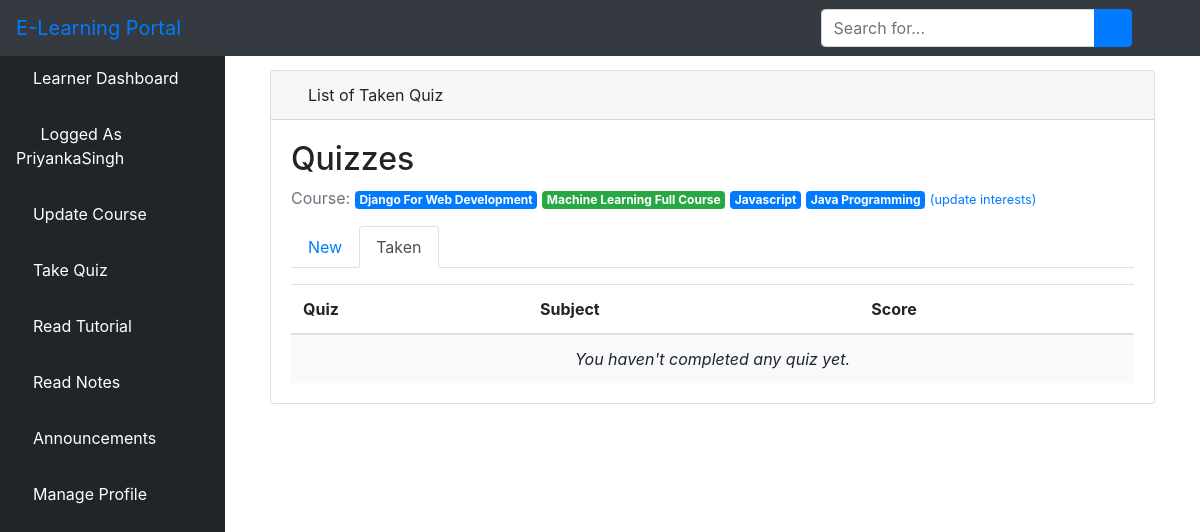
The page /taken/ (signed in) on the database its author committed.
### elearn/models.py (models this page shows, shortened)
class User(AbstractUser):
    is_learner = models.BooleanField(default=False)
    is_instructor = models.BooleanField(default=False)
    is_admin = models.BooleanField(default=False)

class Course(models.Model):
    name = models.CharField(max_length=30)
    color = models.CharField(max_length=7, default='#007bff')
    def get_html_badge(self):
        name = escape(self.name)
        color = escape(self.color)
        html = '<span class="badge badge-primary" style="background-color: %s">%s</span>' % (color, name)
        return mark_safe(html)

### elearn/views.py (the view)
# urls.py: path('taken/', views.TakenQuizListView.as_view(), name='taken_quiz_list'),
class TakenQuizListView(ListView):
    model = TakenQuiz
    context_object_name = 'taken_quizzes'
    template_name = 'dashboard/learner/taken_quiz_list.html'
    def get_queryset(self):
        queryset = self.request.user.learner.taken_quizzes \
            .select_related('quiz', 'quiz__course') \
            .order_by('quiz__name')
        return queryset

### elearn/templates/dashboard/learner/taken_quiz_list.html (shortened to what this page needs)
{% extends 'dashboard/learner/base.html' %}
{% block body %}
  <div class="container-fluid">
        <div class="row">
          <div class="col-12 mb-3">
          <div class="col-12 mb-3">
                <div id="content-wrapper" style="padding-top: 20px">
        <div class="container-fluid">
            <div class="card mb-3">
                <div class="card-header">
                    <i class="fas fa-table text-primary"></i>
                    List of Taken Quiz
                </div>
                <div class="card-body">
  {% include 'dashboard/learner/_header.html' with active='taken' %}
    <table class="table mb-0">
      <thead>
        <tr>
          <th>Quiz</th>
          <th>Subject</th>
          <th>Score</th>
        </tr>
      </thead>
      <tbody>
        {% for taken_quiz in taken_quizzes %}
          <tr>
            <td>{{ taken_quiz.quiz.name }}</td>
            <td>{{ taken_quiz.quiz.subject.get_html_badge }}</td>
            <td>{{ taken_quiz.score }}</td>
          </tr>
        {% empty %}
          <tr>
            <td class="bg-light text-center font-italic" colspan="3">You haven't completed any quiz yet.</td>
          </tr>
        {% endfor %}
      </tbody>
    </table>
  </div>
</div>
  </div>
{% endblock body %}

### elearn/templates/dashboard/learner/base.html (shortened to what this page needs)
<!DOCTYPE html>
<html lang="en">
<head>
    {% load static %}
    <link href="{% static 'vendor/fontawesome-free/css/all.min.css' %}" rel="stylesheet" type="text/css">
    <link href="{% static 'vendor/datatables/dataTables.bootstrap4.css' %}" rel="stylesheet">
    <link href="{% static 'css/sb-admin.css' %}" rel="stylesheet">
</head>
<body id="page-top">
<nav class="navbar navbar-expand navbar-dark bg-dark fixed-top">
    <a class="navbar-brand mr-1 text-primary" href="">E-Learning Portal</a>
    <button class="btn btn-link btn-sm text-white order-1 order-sm-0" id="sidebarToggle" href="#">
        <i class="fas fa-bars"></i>
    </button>
    <form class="d-none d-md-inline-block form-inline ml-auto mr-0 mr-md-3 my-2 my-md-0">
        <div class="input-group">
            <input type="text" class="form-control" placeholder="Search for..." aria-label="Search" aria-describedby="basic-addon2">
            <div class="input-group-append">
                <button class="btn btn-primary" type="button">
                    <i class="fas fa-search"></i>
                </button>
            </div>
        </div>
    </form>
    <ul class="navbar-nav ml-auto ml-md-0">
        <li class="nav-item dropdown no-arrow">
            <a class="nav-link dropdown-toggle" href="#" id="userDropdown" role="button" data-toggle="dropdown" aria-haspopup="true" aria-expanded="false">
                <i class="fas fa-user-circle fa-fw text-primary"></i>
            </a>
        </li>
    </ul>
</nav>
<div id="wrapper" style="padding-top: 50px;">
<ul class="sidebar navbar-nav">
    <li class="nav-item active">
        <a class="nav-link" href="{% url 'learner' %}">
         <i class="fa fa-home" aria-hidden="true"></i>
            <span>Learner Dashboard</span>
        </a>
    </li>
    <li class="nav-item active">
        <a class="nav-link" href="">
            <i class="fas fa-user-circle fa-fw text-primary"></i>
            <span>Logged As {{ user.username }}</span>
        </a>
    </li>
         <li class="nav-item">
        <a class="nav-link" href="{% url 'interests' %}">
            <i class="fa fa-folder-open"></i>
            <span style="color: white">Update Course</span>
        </a>
    </li>
        <li class="nav-item">
        <a class="nav-link" href="{% url 'lquiz_list' %}">
            <i class="fas fa-book"></i>
            <span style="color: white">Take Quiz</span>
        </a>
    </li>
     <li class="nav-item">
        <a class="nav-link" href="{% url 'ltutorial' %}">
            <i class="fas fa-book-reader text-default"></i>
            <span style="color: white">Read Tutorial</span>
        </a>
    </li>
      <li class="nav-item">
        <a class="nav-link" href="{% url 'llnotes' %}">
            <i class="fas fa-pen" aria-hidden="true"></i>
            <span style="color: white">Read Notes</span>
        </a>
    </li>
    <li class="nav-item">
        <a class="nav-link" href="{% url 'ilchat' %}">
        <i class="fas fa-bell"></i>
            <span style="color: white">Announcements</span>
        </a>
    </li>
      <li class="nav-item dropdown no-arrow">
                            <a class="nav-link dropdown-toggle" data-toggle="dropdown" aria-haspopup="true" aria-expanded="false" href="">
            <i class="fas fa-user text-default"></i>
            <span style="color: white">Manage Profile</span>
        </a>
        </li>
</ul>
    {% block body %}{% endblock %}
</div>

### elearn/templates/dashboard/learner/_header.html
<h2>Quizzes</h2>
<p class="text-muted">
  Course:{% for course in user.learner.interests.all %} {{ course.get_html_badge }}{% endfor %}
  <a href="{% url 'interests' %}"><small>(update interests)</small></a>
</p>
<ul class="nav nav-tabs mb-3">
  <li class="nav-item">
    <a class="nav-link{% if active == 'new' %} active{% endif %}" href="{% url 'lquiz_list' %}">New</a>
  </li>
  <li class="nav-item">
    <a class="nav-link{% if active == 'taken' %} active{% endif %}" href="{% url 'taken_quiz_list' %}">Taken</a>
  </li>
</ul>

### rows shown on the page
User: username "PriyankaSingh"
Course: get_html_badge "Django For Web Development"
Course: get_html_badge "Machine Learning Full Course"
Course: get_html_badge "Javascript"
Course: get_html_badge "Java Programming"
